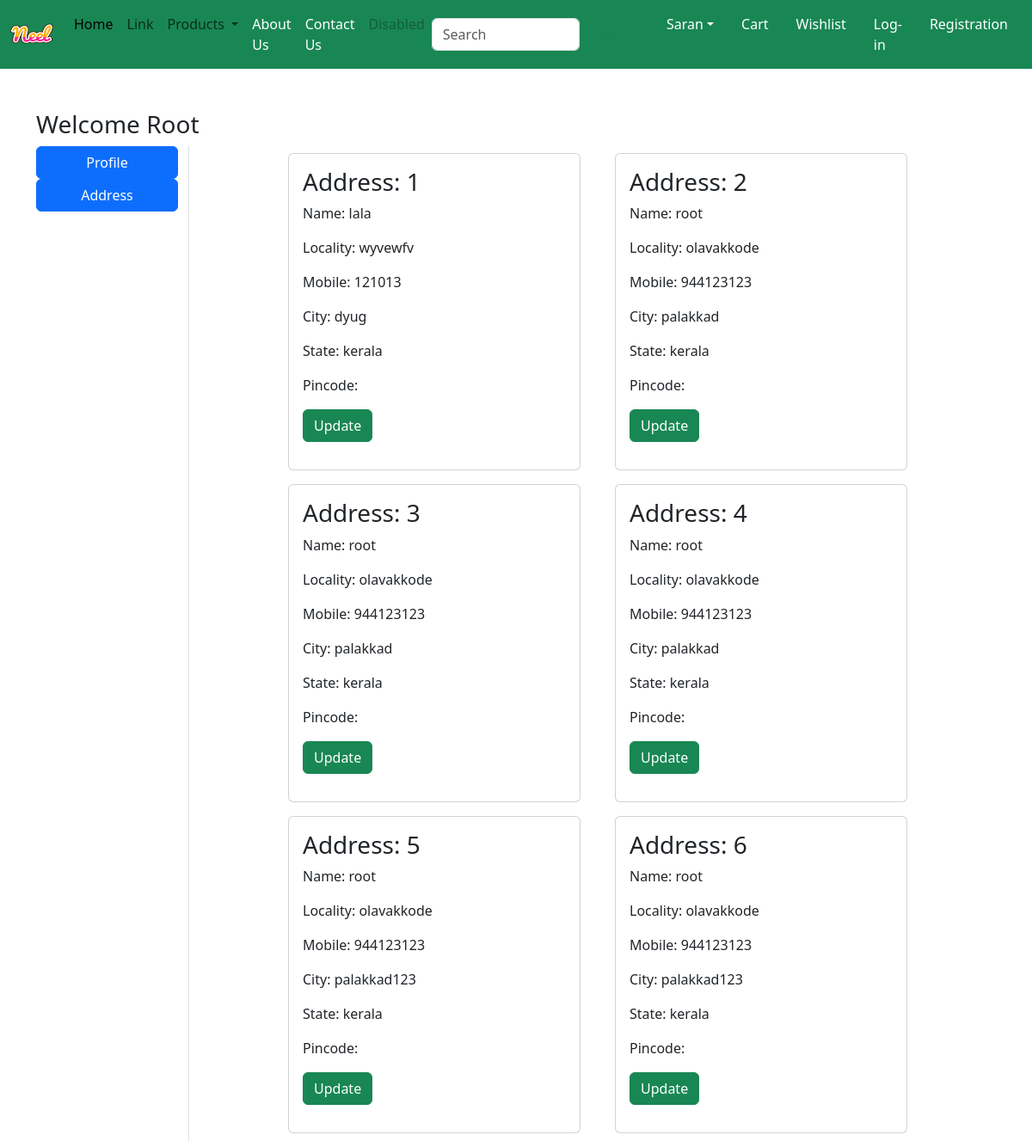
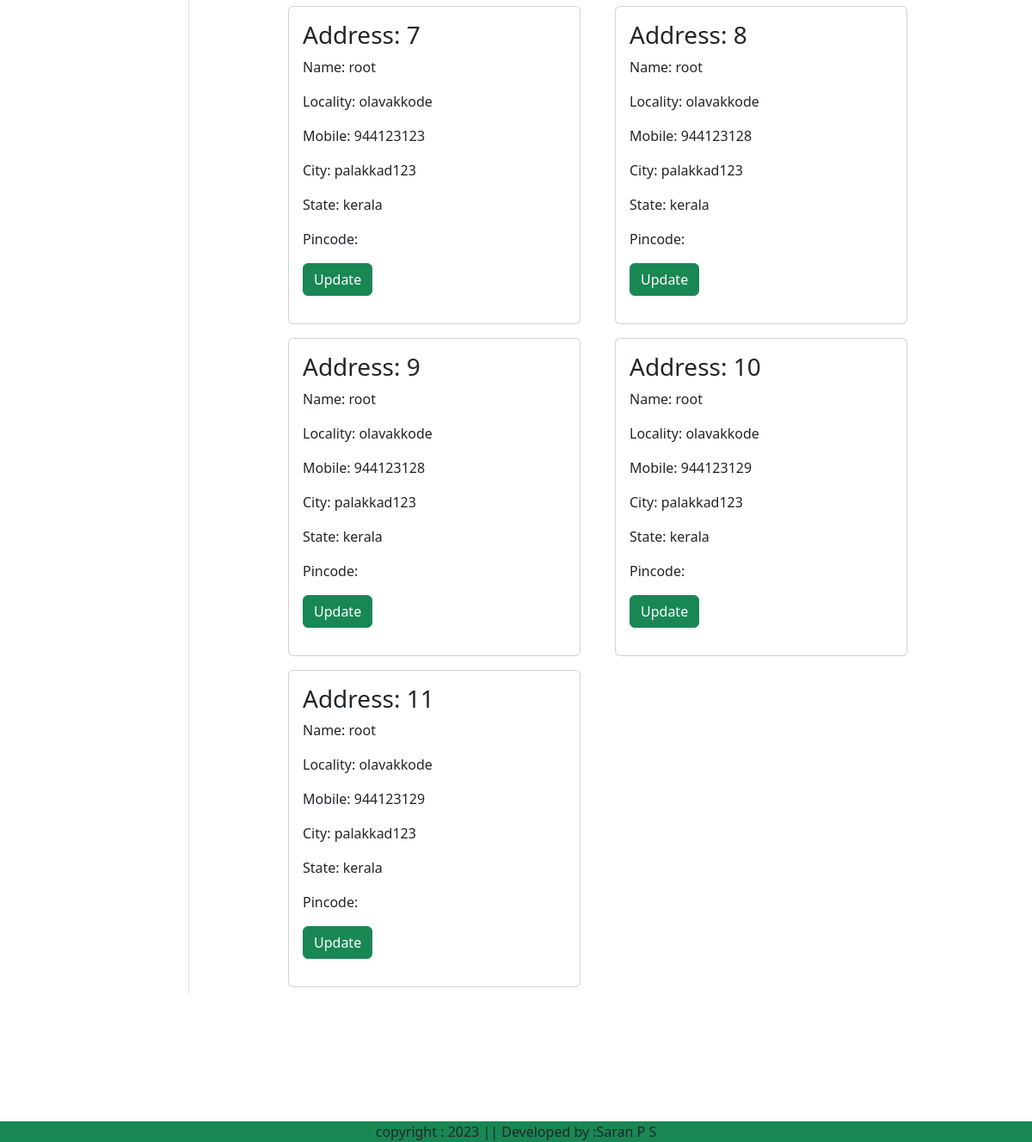
The page /address/ (signed in) on the database its author committed (2 pictures, top to bottom).
### app/models.py (models this page shows, shortened)
class Customer(models.Model):
    user=models.ForeignKey(User,on_delete=models.CASCADE)
    name=models.CharField(max_length=200)
    locality=models.CharField(max_length=200)
    city=models.CharField(max_length=50)
    mobile=models.IntegerField(default=0)
    zipcode=models.IntegerField()
    state=models.CharField(choices=STATE_CHOICES,max_length=100)

### app/views.py (the view)
# urls.py: path('address/',views.address,name='address'),
def address(request):
    add=Customer.objects.filter(user=request.user)
    return render(request,'app/address.html',locals())

### templates/app/address.html (shortened to what this page needs)
{% extends 'app/base.html' %}
{% load static  %}
{% block main-content %}
<div class='container my-5'>
    <div class='row'>
        <h3>Welcome <span class='text-capitalize'>{{request.user}}</span></h3>
        <div class='col-sm-2 border-end'>
            <ul class='list-unstyled'>
                <li class='d-grid'><a href={% url 'profile' %} class='btn btn-primary'>Profile</a></li>
                <li class='d-grid'><a href={% url 'address' %} class='btn btn-primary'>Address</a></li>
            </ul>
        </div>
        <div class='col-sm-8 offset-sm-1'>
            <div class='row'>
                {% for ad in add %}
                    <div class='col-sm-6'>
                        <div class='card m-2'>
                            <div class='card-body'>
                                <h3>Address: {{forloop.counter}}</h3>
                                <p>Name: {{ad.name}}</p>
                                <p>Locality: {{ad.locality}}</p>
                                <p>Mobile: {{ad.mobile}}</p>
                                <p>City: {{ad.city}}</p>
                                <p>State: {{ad.state}}</p>
                                <p>Pincode: {{ad.pincode}}</p>
                                <p class='test-center'><a href='#' type='button' class='btn btn-success'>Update</a>
                                </p>
                            </div>
                        </div>
                    </div>
                {% endfor %}
            </div>
        </div>
    </div>
{% endblock main-content %}

### app/static/app/css/style.css (style rules this page uses)
body { padding-bottom: 100px; }

### rows shown on the page
Customer: name "lala", locality "wyvewfv", mobile "121013", city "dyug", state "kerala"
Customer: name "root", locality "olavakkode", mobile "944123123", city "palakkad", state "kerala"
Customer: name "root", locality "olavakkode", mobile "944123123", city "palakkad", state "kerala"
Customer: name "root", locality "olavakkode", mobile "944123123", city "palakkad", state "kerala"
Customer: name "root", locality "olavakkode", mobile "944123123", city "palakkad123", state "kerala"
Customer: name "root", locality "olavakkode", mobile "944123123", city "palakkad123", state "kerala"
Customer: name "root", locality "olavakkode", mobile "944123123", city "palakkad123", state "kerala"
Customer: name "root", locality "olavakkode", mobile "944123128", city "palakkad123", state "kerala"
Customer: name "root", locality "olavakkode", mobile "944123128", city "palakkad123", state "kerala"
Customer: name "root", locality "olavakkode", mobile "944123129", city "palakkad123", state "kerala"
Customer: name "root", locality "olavakkode", mobile "944123129", city "palakkad123", state "kerala"

### other values the page prints
{{ request.user }} "Root"
